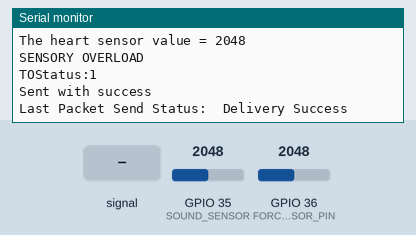
Bench run of a sketch on a simulated ESP32. On the bench: the last lines printed to the serial monitor. The test bench sets the inputs (shaded band); at power-on: GPIO 36 (FORCE_SENSOR_PIN) = 2048, GPIO 35 (SOUND_SENSOR) = 2048.

Above: at 8.3 s.
8.4 s: GPIO 36 (FORCE_SENSOR_PIN) set to 1460
At 15.41 s:
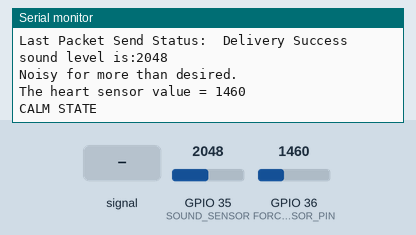
16.7 s: GPIO 35 (SOUND_SENSOR) fed a 200 Hz sine of ±327 counts around its level
24.2 s: GPIO 35 (SOUND_SENSOR) set to 1460
At 30.16 s:
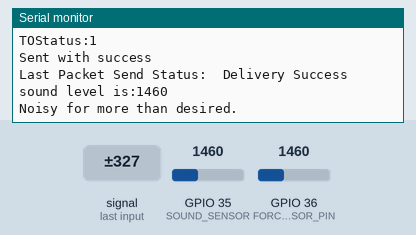
31.7 s: GPIO 35 (SOUND_SENSOR) fed a 1000 Hz sine of ±1023 counts around its level
39.2 s: GPIO 35 (SOUND_SENSOR) set to 1540
At 45.16 s:
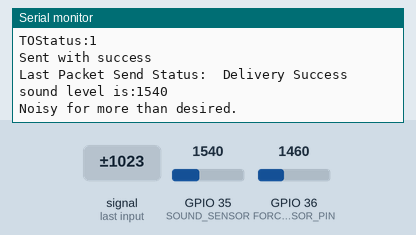
46.7 s: GPIO 36 (FORCE_SENSOR_PIN) set to 1540
At 52.92 s:
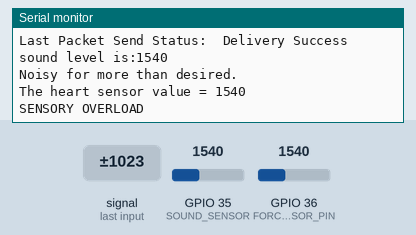
Timing chart, 0 to 54.4 s (numbered marks = the images above; inputs shaded):
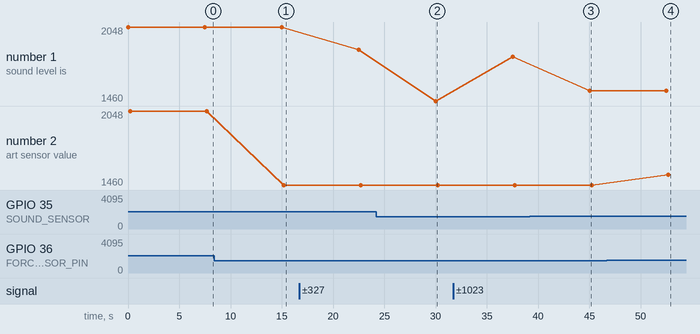

Measured:
- after the input at 8.4 s, the serial monitor: prints a new line after 6.8 s (image 1)
- after the input at 24.2 s, the serial monitor: prints a new line after 5.8 s (image 2)
- after the input at 39.2 s, the serial monitor: prints a new line after 5.8 s (image 3)
- after the input at 46.7 s, the serial monitor: prints a new line after 6.0 s (image 4)
- plotted number 1: 2048 → 1868 after the input at 16.7 s, 1460 → 1813 after the input at 31.7 s, 1813 → 1540 after the input at 39.2 s
- plotted number 2: 2048 → 1460 after the input at 8.4 s

The sketch:

Proj_TIMEOUT_Wearable_Rev2.3.ino
```cpp
//Defining Pins and variables
////SOUND SENSOR
#define SOUND_SENSOR 35
const int sampleWindow = 50;
int soundThreshold = 300; //adjustable
unsigned int sample;

const unsigned long soundTimer = 1000;  // 5 seconds in milliseconds

unsigned long startTime = 0;
bool aboveSoundThreshold = false;
bool sustainedNoisy = false;

////FORCE SENSOR
#define FORCE_SENSOR_PIN 36
bool aboveHeartRate = false;
int heartThreshold = 1500; //adjustable

////Breathing Time
int breathTime = 5000; //time before wearable checks in again
bool TimeOut = false;

///Data Transmission
#include <esp_now.h>
#include <WiFi.h>

// REPLACE WITH YOUR RECEIVER MAC Address
uint8_t broadcastAddress[] = {0xEC,0xDA,0x3B,0x96,0xEE,0x24}; // {0xFF, 0xFF, 0xFF, 0xFF, 0xFF, 0xFF};

// Structure example to send data
// Must match the receiver structure
typedef struct struct_message {
  bool TOStatus;
} struct_message;

// Create a struct_message called myData
struct_message myData;

esp_now_peer_info_t peerInfo;

// callback when data is sent
void OnDataSent(const uint8_t *mac_addr, esp_now_send_status_t status) {
  Serial.print("\r\nLast Packet Send Status:\t");
  Serial.println(status == ESP_NOW_SEND_SUCCESS ? "Delivery Success" : "Delivery Fail");
}

void setup() {
  // put your setup code here, to run once:
  Serial.begin(115200);
  pinMode(SOUND_SENSOR, INPUT);

  // Set device as a Wi-Fi Station
  WiFi.mode(WIFI_STA);

  // Init ESP-NOW
  if (esp_now_init() != ESP_OK) {
    Serial.println("Error initializing ESP-NOW");
    return;
  }

  // Once ESPNow is successfully Init, we will register for Send CB to
  // get the status of Trasnmitted packet
  esp_now_register_send_cb(OnDataSent);

  // Register peer
  memcpy(peerInfo.peer_addr, broadcastAddress, 6);
  peerInfo.channel = 0;
  peerInfo.encrypt = false;

  // Add peer
  if (esp_now_add_peer(&peerInfo) != ESP_OK){
    Serial.println("Failed to add peer");
    return;
  }
}

void loop() {
  // put your main code here, to run repeatedly:
  sound_tester();
  HeartRateTester();
  if (sustainedNoisy == false && aboveHeartRate == false) {
    // normal state, no intervention needed
    TimeOut = false;
    Serial.print("TOStatus:");
    Serial.println(TimeOut);
    transmit_data();
  }
  else if (sustainedNoisy == true || aboveHeartRate == true) {
    //initiate breathing sequence
    TimeOut = true;
    Serial.print("TOStatus:");
    Serial.println(TimeOut);
    transmit_data();
    delay(breathTime);
  }
}


void sound_tester(){
// SOUNDSENSOR CODE
  unsigned long startMillis = millis();                  // Start of sample window
  float peakToPeak = 0;                                  // peak-to-peak level

  //collect data for 50 mS
  while (millis() - startMillis < sampleWindow) {
    sample = analogRead(SOUND_SENSOR);
    Serial.print("sound level is:");
    Serial.println(sample);
    if (sample < soundThreshold){
            aboveSoundThreshold = false;  // Reset if the value drops below the threshold
            sustainedNoisy = false;
        }
    if (sample > soundThreshold) {
            if (!aboveSoundThreshold) {
                aboveSoundThreshold = true;
                startTime = millis();  // Record the time when the value goes above 100
            }

            if (aboveSoundThreshold && (millis() - startTime >= soundTimer)) {
                // Value has stayed above 100 for the required duration
                Serial.println("Noisy for more than desired.");
                sustainedNoisy = true;
                // delay(5000); //initiate breathing sequence
            }
        }
  delay(200);
  }
}

void HeartRateTester(){
  int analogReading = analogRead(FORCE_SENSOR_PIN);

  Serial.print("The heart sensor value = ");
  Serial.println(analogReading); // print the raw analog reading
  if (analogReading < heartThreshold) { // low value, calm state
    Serial.println("CALM STATE");
    aboveHeartRate = false;
  }
  else if (analogReading > heartThreshold) {
    Serial.println("SENSORY OVERLOAD");
    aboveHeartRate = true;

  }
  delay(300);
}

void transmit_data(){
  // Set values to send
  myData.TOStatus = TimeOut;

  // Send message via ESP-NOW
  esp_err_t result = esp_now_send(broadcastAddress, (uint8_t *) &myData, sizeof(myData));

  if (result == ESP_OK) {
    Serial.println("Sent with success");
  }
  else {
    Serial.println("Error sending the data");
  }
  delay(2000);
}
```
